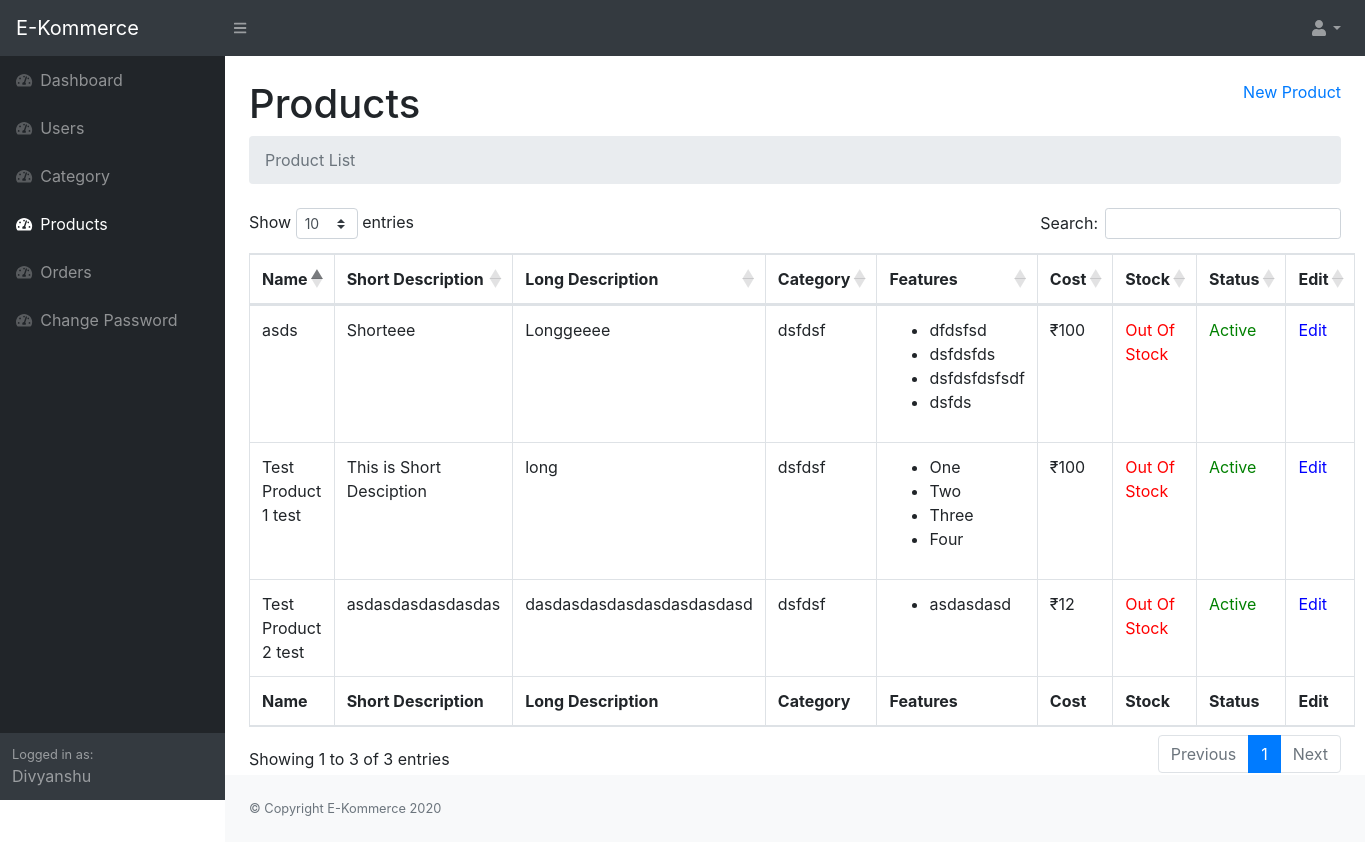
The app's page /admin/products.php (signed in) with its own data.
### tables this page shows
CREATE TABLE `products` (
  `id` int(11) NOT NULL,
  `name` varchar(1100) NOT NULL,
  `sdesc` longtext NOT NULL,
  `ldesc` longtext NOT NULL,
  `catid` int(11) NOT NULL,
  `features` longtext NOT NULL,
  `cost` int(11) NOT NULL,
  `photos` longtext NOT NULL,
  `isStock` int(11) NOT NULL,
  `status` int(11) NOT NULL
);

CREATE TABLE `category` (
  `id` int(11) NOT NULL,
  `name` varchar(1100) NOT NULL,
  `other` int(11) NOT NULL,
  `status` int(11) NOT NULL
);

### config.php (called while the page is built, shortened)
<?php
$siteName = "E-Kommerce";

### admin/products.php (the view, shortened to what this page needs)
<?php
include_once '../config.php';
if (!isset($_COOKIE['adminlogin'])) {
    header('Location: login.php');
    die("Please Wait You are Rediritig..");
} else {
    $name = $_COOKIE['adminname'];
}
?>
<!DOCTYPE html>
<html lang="en">
<head>
    <link href="css/styles.css" rel="stylesheet" />
    <link href="https://cdn.datatables.net/1.10.20/css/dataTables.bootstrap4.min.css" rel="stylesheet" />
</head>
<body class="sb-nav-fixed">
    <nav class="sb-topnav navbar navbar-expand navbar-dark bg-dark">
        <a class="navbar-brand" href="index.php"><?php echo $siteName; ?></a>
        <button class="btn btn-link btn-sm order-1 order-lg-0" id="sidebarToggle" href="#"><i class="fas fa-bars"></i></button>
        <ul class="navbar-nav ml-auto ml-md-0">
            <li class="nav-item dropdown">
                <a class="nav-link dropdown-toggle" id="userDropdown" href="#" role="button" data-toggle="dropdown" aria-haspopup="true" aria-expanded="false"><i class="fas fa-user fa-fw"></i></a>
            </li>
        </ul>
    </nav>
    <div id="layoutSidenav">
        <div id="layoutSidenav_nav">
            <nav class="sb-sidenav accordion sb-sidenav-dark" id="sidenavAccordion">
                <div class="sb-sidenav-menu">
                    <div class="nav">
                        <a class="nav-link" href="index.php">
                            <div class="sb-nav-link-icon"><i class="fas fa-tachometer-alt"></i></div>
                            Dashboard
                        </a>
                        <a class="nav-link" href="users.php">
                            <div class="sb-nav-link-icon"><i class="fas fa-tachometer-alt"></i></div>
                            Users
                        </a>
                        <a class="nav-link" href="category.php">
                            <div class="sb-nav-link-icon"><i class="fas fa-tachometer-alt"></i></div>
                            Category
                        </a>
                        <a class="nav-link" href="products.php">
                            <div class="sb-nav-link-icon"><i class="fas fa-tachometer-alt"></i></div>
                            Products
                        </a>
                        <a class="nav-link" href="orders.php">
                            <div class="sb-nav-link-icon"><i class="fas fa-tachometer-alt"></i></div>
                            Orders
                        </a>
                        <a class="nav-link" href="changepassword.php">
                            <div class="sb-nav-link-icon"><i class="fas fa-tachometer-alt"></i></div>
                            Change Password
                        </a>
                    </div>
                </div>
                <div class="sb-sidenav-footer">
                    <div class="small">Logged in as:</div>
                    <?php echo $name ?>
                </div>
            </nav>
        </div>
        <div id="layoutSidenav_content">
            <main>
                <div class="container-fluid">
                    <a style="float: right;" href="addproduct.php">New Product</a>
                    <h1 class="mt-4">Products</h1>
                    <ol class="breadcrumb mb-4">
                        <li class="breadcrumb-item active">Product List</li>
                    </ol>
                    <table class="table table-bordered" id="dataTable" width="100%" cellspacing="0">
                        <thead>
                            <tr>
                                <th>Name</th>
                                <th>Short Description</th>
                                <th>Long Description</th>
                                <th>Category</th>
                                <th>Features</th>
                                <th>Cost</th>
                                <th>Stock</th>
                                <th>Status</th>
                                <th>Edit</th>
                            </tr>
                        </thead>
                        <tfoot>
                            <tr>
                                <th>Name</th>
                                <th>Short Description</th>
                                <th>Long Description</th>
                                <th>Category</th>
                                <th>Features</th>
                                <th>Cost</th>
                                <th>Stock</th>
                                <th>Status</th>
                                <th>Edit</th>
                            </tr>
                        </tfoot>
                        <tbody>
                            <?php
                            $sql = "SELECT * FROM `products`";
                            $queryRun = mysqli_query($con, $sql);
                            if (mysqli_num_rows($queryRun) > 0) {
                                while ($row = mysqli_fetch_array($queryRun)) {
                                    $stock = $row[8] ? "<span style='color: green'>In Stock </span>" : "<span style='color: red'>Out Of Stock</span>";
                                    $status = $row[9] ? "<a href='changeproductstatus.php?id=$row[0]&to=0' style='color: green'>Active</a>" : "<a href='changeproductstatus.php?id=$row[0]&to=1' style='color: red'>Non-Active</a>";
                                    $catid = $row[4];
                                    $sql1 = "SELECT * FROM `category` WHERE `id` = '$catid' ";
                                    $queryRun1 = mysqli_query($con, $sql1);
                                    if (mysqli_num_rows($queryRun1) > 0) {
                                        while ($row1 = mysqli_fetch_array($queryRun1)) {
                                            $category = $row1[1];
                                        }
                                    }
                                    $feat = explode(',', $row[5]);
                                    $featured = "<ul>";
                                    foreach ($feat as $element) {
                                        $featured .= "<li>$element</li>";
                                    }
                                    $featured .= "</ul>";
                                    echo "
                                    <tr>
                                        <td>$row[1]</td>
                                        <td>$row[2]</td>
                                        <td>$row[3]</td>
                                        <td>$category</td>
                                        <td>$featured</td>
                                        <td>₹$row[6]</td>
                                        <td>$stock</td>
                                        <td>$status</td>
                                        <td><a style='color: blue;' href='editproducts.php?id=$row[0]'>Edit</a></td>
                                    </tr>
                                    ";
                                }
                            }
                            ?>
                        </tbody>
                    </table>
                </div>
            </main>
            <footer class="py-4 bg-light mt-auto">
                <div class="container-fluid">
                    <div class="d-flex align-items-center justify-content-between small">
                        <div class="text-muted">&copy; Copyright <?php echo $siteName ?> 2020</div>
                    </div>
                </div>
            </footer>
        </div>
    </div>
</body>
</html>

### records on screen
products: name "Test Product 1 test", sdesc "This is Short Desciption", ldesc "long", category.name "dsfdsf", features "One", features "Two", features "Three", features "Four", cost "100", isStock "Out Of Stock"
products: name "asds", sdesc "Shorteee", ldesc "Longgeeee", category.name "dsfdsf", features "dfdsfsd", features "dsfdsfds", features "dsfdsfdsfsdf", features "dsfds", cost "100", isStock "Out Of Stock"
products: name "Test Product 2 test", sdesc "asdasdasdasdasdas", ldesc "dasdasdasdasdasdasdasdasd", category.name "dsfdsf", features "asdasdasd", cost "12", isStock "Out Of Stock"

### other values on screen
$siteName "E-Kommerce"
$name "Divyanshu"
